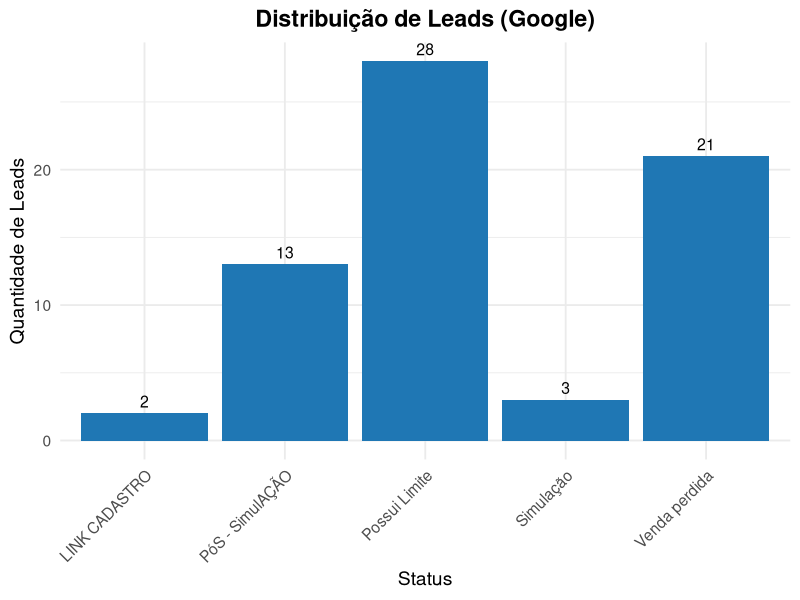
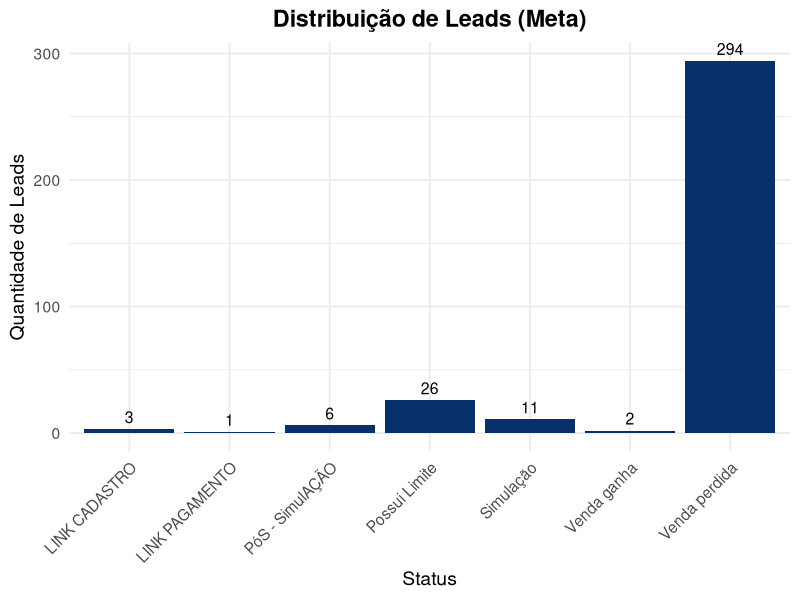

Write the R code that produced these figures, in order.
library(tidyverse)
library(ggplot2)

setwd("C:/Users/vitor/kommo-api/analysis")

# Ler e processar os dados
df <- read_csv('leads_database.csv') %>% 
  rename(value = 2) %>% 
  distinct(lead_id, .keep_all = TRUE) %>% 
  mutate(value = if_else(is.na(value), 'Meta', value))

# Filtrar os dados para Google e Meta
df_filtrado <- df %>% 
  filter(value %in% c("Google", "Meta")) %>% 
  group_by(value, status) %>% 
  summarise(n = n(), .groups = "drop")

# Gráfico para Google
grafico_google <- ggplot(df_filtrado %>% filter(value == "Google"), aes(x = status, y = n)) +
  geom_bar(stat = "identity", fill = "#1f77b4") + # Azul claro
  geom_text(aes(label = n), vjust = -0.5, size = 4) + # Adiciona os números acima das barras
  labs(
    title = "Distribuição de Leads (Google)",
    x = "Status",
    y = "Quantidade de Leads"
  ) +
  theme_minimal(base_size = 14) +
  theme(
    plot.title = element_text(hjust = 0.5, face = "bold"),
    axis.text.x = element_text(angle = 45, hjust = 1)
  )

# Gráfico para Meta
grafico_meta <- ggplot(df_filtrado %>% filter(value == "Meta"), aes(x = status, y = n)) +
  geom_bar(stat = "identity", fill = "#08306b") + # Azul escuro
  geom_text(aes(label = n), vjust = -0.5, size = 4) + # Adiciona os números acima das barras
  labs(
    title = "Distribuição de Leads (Meta)",
    x = "Status",
    y = "Quantidade de Leads"
  ) +
  theme_minimal(base_size = 14) +
  theme(
    plot.title = element_text(hjust = 0.5, face = "bold"),
    axis.text.x = element_text(angle = 45, hjust = 1)
  )

# Exibir os gráficos
print(grafico_google)
print(grafico_meta)


